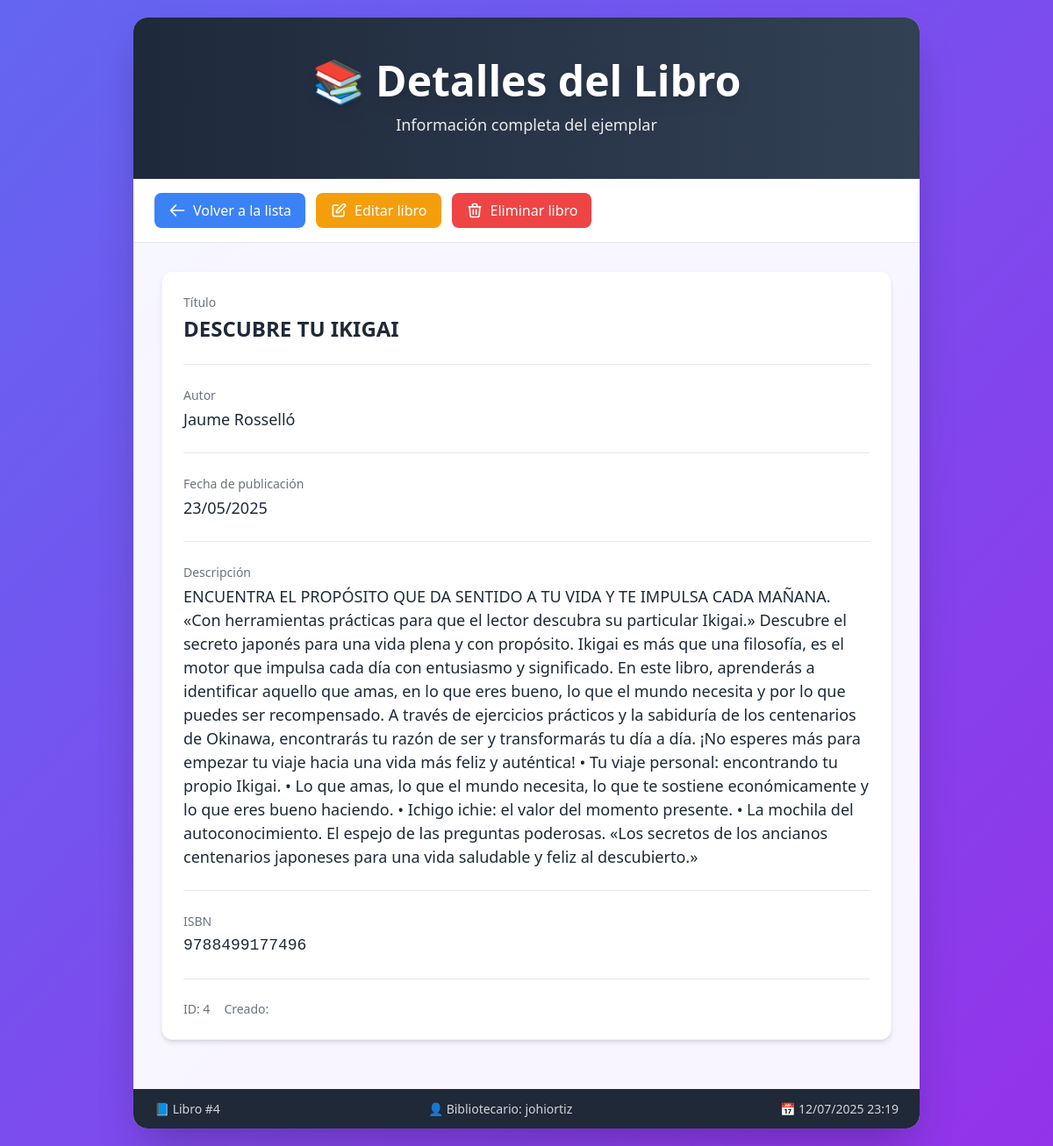
/libros/4/, run on the app's committed database.
### libros/models.py (models this page shows, shortened)
class Libro(models.Model):
    titulo = models.CharField(max_length=200)
    autor = models.CharField(max_length=100)
    descripcion = models.TextField()
    fecha_publicacion = models.DateField()
    isbn = models.CharField(max_length=13, unique=True)

### libros/views.py (the view)
# urls.py: path('<int:libro_id>/', views.detalle_libro, name='detalle_libro'),
def detalle_libro(request, libro_id):
    libro = get_object_or_404(Libro, pk=libro_id)
    return render(request, 'libros/detalle_libro.html', {'libro': libro})

### libros/templates/libros/detalle_libro.html (shortened to what this page needs)
{% load static %}
<!DOCTYPE html>
<html lang="es">
<head>
    <script src="https://cdn.tailwindcss.com"></script>
    <link rel="stylesheet" href="{% static 'css/detalle_libro.css' %}">
</head>
<body class="min-h-screen bg-gradient-to-br from-indigo-500 to-purple-600 p-5">
    <div class="max-w-4xl mx-auto bg-white/95 rounded-2xl shadow-2xl overflow-hidden animate-fade-in-up">
        <div class="bg-gradient-to-r from-slate-800 to-slate-700 text-white text-center py-12 px-5">
            <h1 class="text-4xl md:text-5xl font-bold mb-3 drop-shadow-lg">📚 Detalles del Libro</h1>
            <p class="text-lg opacity-90">Información completa del ejemplar</p>
        </div>
        <div class="bg-white border-b border-gray-200 px-6 py-4">
            <div class="flex flex-wrap gap-3 justify-center md:justify-start">
                <a href="{% url 'lista_libros' %}" class="btn-primary btn-blue">
                    <svg class="w-5 h-5 mr-2" fill="none" stroke="currentColor" viewBox="0 0 24 24">
                        <path stroke-linecap="round" stroke-linejoin="round" stroke-width="2" d="M10 19l-7-7m0 0l7-7m-7 7h18"></path>
                    </svg>
                    Volver a la lista
                </a>
                <a href="{% url 'editar_libro' libro.id %}" class="btn-primary btn-yellow">
                    <svg class="w-5 h-5 mr-2" fill="none" stroke="currentColor" viewBox="0 0 24 24">
                        <path stroke-linecap="round" stroke-linejoin="round" stroke-width="2" d="M11 5H6a2 2 0 00-2 2v11a2 2 0 002 2h11a2 2 0 002-2v-5m-1.414-9.414a2 2 0 112.828 2.828L11.828 15H9v-2.828l8.586-8.586z"></path>
                    </svg>
                    Editar libro
                </a>
                <a href="{% url 'eliminar_libro' libro.id %}" class="btn-primary btn-red">
                    <svg class="w-5 h-5 mr-2" fill="none" stroke="currentColor" viewBox="0 0 24 24">
                        <path stroke-linecap="round" stroke-linejoin="round" stroke-width="2" d="M19 7l-.867 12.142A2 2 0 0116.138 21H7.862a2 2 0 01-1.995-1.858L5 7m5 4v6m4-6v6m1-10V4a1 1 0 00-1-1h-4a1 1 0 00-1 1v3M4 7h16"></path>
                    </svg>
                    Eliminar libro
                </a>
            </div>
        </div>
        <div class="p-6 md:p-8">
            <div class="bg-white rounded-xl shadow-md p-6 mb-6 border border-gray-100">
                <div class="detail-section">
                    <div class="detail-label">Título</div>
                    <div class="detail-value font-bold text-2xl">{{ libro.titulo }}</div>
                </div>
                <div class="detail-section">
                    <div class="detail-label">Autor</div>
                    <div class="detail-value">
                        {% if libro.autor %}
                            {{ libro.autor }}
                        {% else %}
                            <span class="text-gray-400">Autor desconocido</span>
                        {% endif %}
                    </div>
                </div>
                {% if libro.fecha_publicacion %}
                <div class="detail-section">
                    <div class="detail-label">Fecha de publicación</div>
                    <div class="detail-value">{{ libro.fecha_publicacion|date:"d/m/Y" }}</div>
                </div>
                {% endif %}
                {% if libro.descripcion %}
                <div class="detail-section">
                    <div class="detail-label">Descripción</div>
                    <div class="detail-value whitespace-pre-line">{{ libro.descripcion }}</div>
                </div>
                {% endif %}
                {% if libro.isbn %}
                <div class="detail-section">
                    <div class="detail-label">ISBN</div>
                    <div class="detail-value font-mono">{{ libro.isbn }}</div>
                </div>
                {% endif %}
                <div class="flex flex-wrap gap-4 text-sm text-gray-500">
                    <div>ID: {{ libro.id }}</div>
                    <div>Creado: {{ libro.fecha_creacion|date:"d/m/Y H:i" }}</div>
                </div>
            </div>
        </div>
        <div class="footer-stats">
            <div class="footer-stats-content">
                <span>📘 Libro #{{ libro.id }}</span>
                <span>👤 Bibliotecario: johiortiz</span>
                <span>📅 12/07/2025 23:19</span>
            </div>
        </div>
    </div>
</body>
</html>

### libros/static/css/detalle_libro.css (style rules this page uses)
.btn-primary { display: inline-flex; align-items: center; padding: 0.5rem 1rem; border-radius: 0.5rem; font-weight: 500; transition: all 0.3s ease; }
.btn-blue { background-color: #3b82f6; color: white; }
.btn-yellow { background-color: #f59e0b; color: white; }
.btn-red { background-color: #ef4444; color: white; }
.detail-section { margin-bottom: 1.5rem; padding-bottom: 1.5rem; border-bottom: 1px solid #e5e7eb; }
.detail-label { font-size: 0.875rem; font-weight: 500; color: #6b7280; margin-bottom: 0.25rem; }
.detail-value { font-size: 1.125rem; color: #1f2937; transition: color 0.2s ease; }
.footer-stats { background-color: #1f2937; color: #d1d5db; padding: 0.75rem 1.5rem; font-size: 0.875rem; }
.footer-stats-content { display: flex; flex-wrap: wrap; gap: 2rem; justify-content: center; }
@media (min-width: 768px) { .footer-stats-content { justify-content: space-between; } }
.animate-fade-in-up { animation: fadeInUp 0.5s ease-out forwards; }
.whitespace-pre-line { white-space: pre-line; }

### data on the page
Libro: titulo "DESCUBRE TU IKIGAI", autor "Jaume Rosselló", fecha_publicacion "23/05/2025", descripcion "ENCUENTRA EL PROPÓSITO QUE DA SENTIDO A TU VIDA Y TE IMPULSA CADA MAÑANA. «Con herramientas prácticas para que el lector descubra su particular Ikigai.» Descubre el secreto japonés para una vida plena y con propósito. Ikigai es más que una filosofía, es el motor que impulsa cada día con entusiasmo y significado. En este libro, aprenderás a identificar aquello que amas, en lo que eres bueno, lo que el mundo necesita y por lo que puedes ser recompensado. A través de ejercicios prácticos y la sabiduría de los centenarios de Okinawa, encontrarás tu razón de ser y transformarás tu día a día. ¡No esperes más para empezar tu viaje hacia una vida más feliz y auténtica! • Tu viaje personal:…", isbn "9788499177496", id "4"
